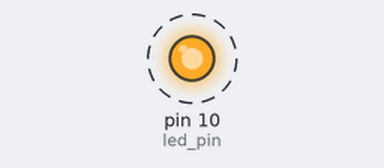
Recording of a sketch running on a simulated Arduino Uno, built with avr-gcc and run on an emulated ATmega328P. Parts: output pins drawn as LEDs (lit = HIGH). Dashed ring = blinking.

Above: at 0.5 s.
Timing chart, 0 to 4.6 s (numbered marks = the images above):
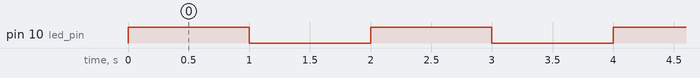

The sketch:

digitalWrite.ino
```cpp
const int led_pin = 10;

void setup() {
    pinMode(led_pin, OUTPUT);
}

void loop() {
    digitalWrite(led_pin, HIGH);
    delay(1000);
    digitalWrite(led_pin, LOW);
    delay(1000);
}
```

Measured:
- by itself, pin 10 (led_pin): alternates HIGH for 1.0 s and LOW for 1.0 s
